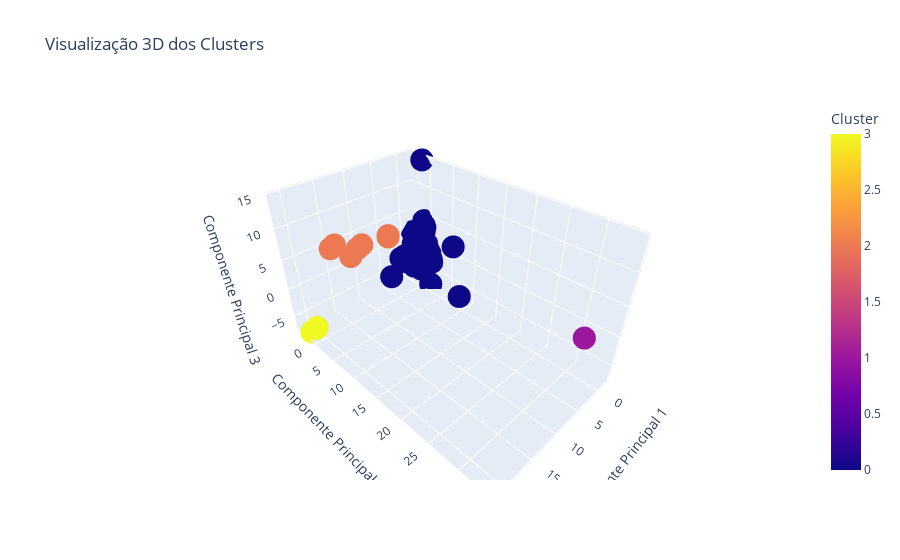

Notebook code for this chart:
### Code cell
import pandas as pd
from sklearn.preprocessing import StandardScaler
from sklearn.decomposition import PCA
from sklearn.cluster import KMeans
import plotly.express as px

# Carregar os dados
# df = pd.read_csv('seu_arquivo.csv')

# Pré-processamento
scaler = StandardScaler()
df_scaled = scaler.fit_transform(df_fundamentals_numeric_cols)

# PCA
pca = PCA(n_components=5)
principal_components = pca.fit_transform(df_scaled)

# K-means clustering
kmeans = KMeans(n_clusters=4, random_state=42)
clusters = kmeans.fit_predict(principal_components)

# Adicionar os labels do cluster de volta para os componentes principais
principal_df = pd.DataFrame(data=principal_components, columns=['PC1', 'PC2', 'PC3', 'PC4', 'PC5'])
principal_df['Cluster'] = clusters

# Plotly 3D Scatter plot
fig = px.scatter_3d(principal_df, x='PC1', y='PC2', z='PC3', color='Cluster',
                    title="Visualização 3D dos Clusters",
                    labels={'PC1': 'Componente Principal 1', 'PC2': 'Componente Principal 2', 'PC3': 'Componente Principal 3'})

fig.show()

### Figure 1 — Plotly figure (JSON) as saved in the notebook; plotly's stock layout.template omitted (floating-point values rounded to 4 significant figures; data arrays with more than 128 entries replaced by an {"elided": "..."} marker saying what was removed)
{"data": [{"hovertemplate": "Componente Principal 1=%{x}<br>Componente Principal 2=%{y}<br>Componente Principal 3=%{z}<br>Cluster=%{marker.color}<extra></extra>", "legendgroup": "", "marker": {"color": {"elided": "291 int values"}, "coloraxis": "coloraxis", "symbol": "circle"}, "mode": "markers", "name": "", "scene": "scene", "showlegend": false, "type": "scatter3d", "x": {"elided": "291 float values"}, "y": {"elided": "291 float values"}, "z": {"elided": "291 float values"}}], "layout": {"coloraxis": {"colorbar": {"title": {"text": "Cluster"}}, "colorscale": [[0, "#0d0887"], [0.1111, "#46039f"], [0.2222, "#7201a8"], [0.3333, "#9c179e"], [0.4444, "#bd3786"], [0.5556, "#d8576b"], [0.6667, "#ed7953"], [0.7778, "#fb9f3a"], [0.8889, "#fdca26"], [1, "#f0f921"]]}, "legend": {"tracegroupgap": 0}, "scene": {"domain": {"x": [0, 1], "y": [0, 1]}, "xaxis": {"title": {"text": "Componente Principal 1"}}, "yaxis": {"title": {"text": "Componente Principal 2"}}, "zaxis": {"title": {"text": "Componente Principal 3"}}}, "title": {"text": "Visualização 3D dos Clusters"}}}
